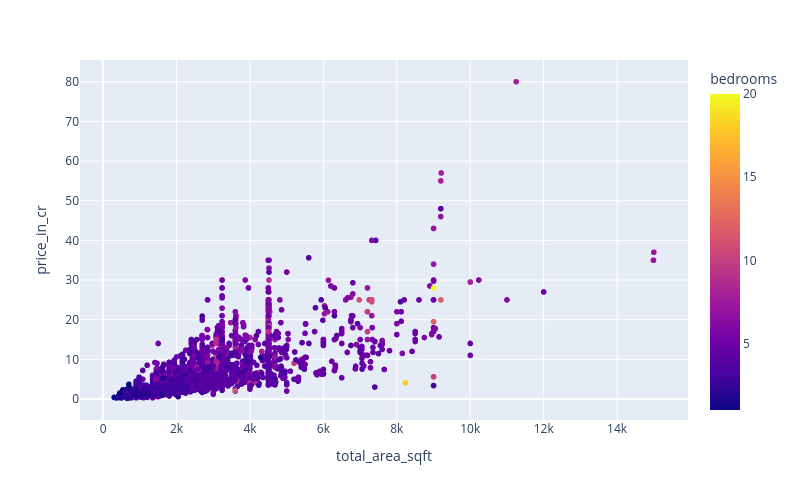

This figure's notebook cell:
### Code cell
fig = px.scatter(data_frame= new_df, x = 'total_area_sqft', y = 'price_in_cr', color= 'bedrooms')
fig.update_layout(width=800,
    height=500

)

### Figure 1 — Plotly figure (JSON) as saved in the notebook; plotly's stock layout.template omitted (floating-point values rounded to 4 significant figures; data arrays with more than 128 entries replaced by an {"elided": "..."} marker saying what was removed)
{"data": [{"hovertemplate": "total_area_sqft=%{x}<br>price_in_cr=%{y}<br>bedrooms=%{marker.color}<extra></extra>", "legendgroup": "", "marker": {"color": {"elided": "5423 int values"}, "coloraxis": "coloraxis", "symbol": "circle"}, "mode": "markers", "name": "", "showlegend": false, "type": "scattergl", "x": {"elided": "5423 float values"}, "xaxis": "x", "y": {"elided": "5423 float values"}, "yaxis": "y"}], "layout": {"coloraxis": {"colorbar": {"title": {"text": "bedrooms"}}, "colorscale": [[0, "#0d0887"], [0.1111, "#46039f"], [0.2222, "#7201a8"], [0.3333, "#9c179e"], [0.4444, "#bd3786"], [0.5556, "#d8576b"], [0.6667, "#ed7953"], [0.7778, "#fb9f3a"], [0.8889, "#fdca26"], [1, "#f0f921"]]}, "height": 500, "legend": {"tracegroupgap": 0}, "margin": {"t": 60}, "width": 800, "xaxis": {"anchor": "y", "domain": [0, 1], "title": {"text": "total_area_sqft"}}, "yaxis": {"anchor": "x", "domain": [0, 1], "title": {"text": "price_in_cr"}}}}
